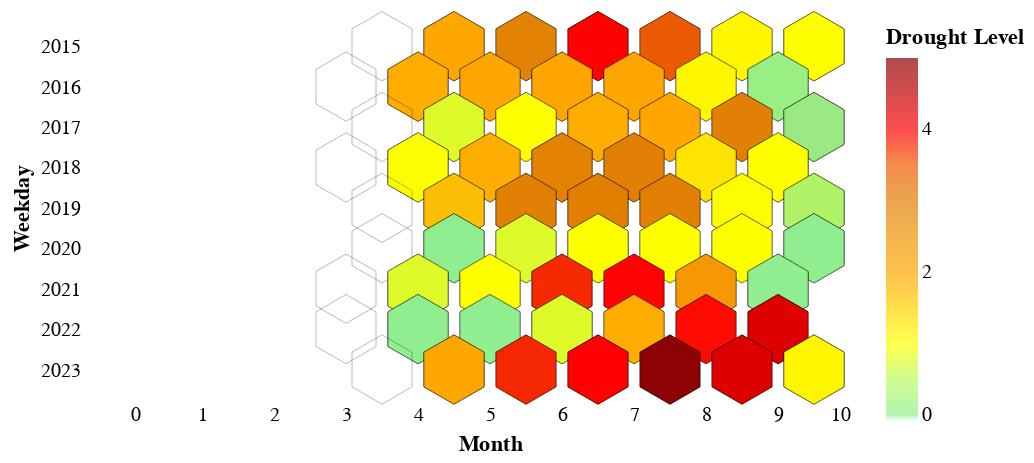

Notebook code cell kept with this figure:
### Code cell
# Size of the hexbins
size = 15
# Count of distinct x features
xFeaturesCount = 12
# Count of distinct y features
yFeaturesCount = 7
# Name of the x field
xField = 'date'
# Name of the y field
yField = 'date'

# the shape of a hexagon
hexagon = "M0,-2.3094010768L2,-1.1547005384 2,1.1547005384 0,2.3094010768 -2,1.1547005384 -2,-1.1547005384Z"

chart = alt.Chart(drought).mark_point(size=size**2, shape=hexagon).encode(
    alt.X('xFeaturePos:Q', title='Month', axis=alt.Axis(grid=False, tickOpacity=0, domainOpacity=0)),
    alt.Y('year:O', title='Weekday', axis=alt.Axis(labelPadding=20, tickOpacity=0, domainOpacity=0)),
    stroke=alt.value('black'),
    strokeWidth=alt.value(0.2),
    fill=alt.Color('level:Q', title='Drought Level', scale=colorscale),
    tooltip=['month(' + xField + '):O', 'day(' + yField + '):O', 'level:Q']
).transform_calculate(
    # This field is required for the hexagonal X-Offset
    xFeaturePos='(day(datum.' + yField + ') % 2) / 2 + month(datum.' + xField + ')'
).properties(
    # Exact scaling factors to make the hexbins fit
    width=size * xFeaturesCount * 2,
    height=size * yFeaturesCount * 1.7320508076,  # 1.7320508076 is approx. sin(60°)*2
).configure_view(
    strokeWidth=0
)

chart

### Figure 1 — Vega-Lite specification as saved in the notebook (floating-point values rounded to 4 significant figures; data arrays with more than 128 entries replaced by an {"elided": "..."} marker saying what was removed)
{"config": {"view": {"continuousWidth": 300, "continuousHeight": 300, "strokeWidth": 0}}, "data": {"name": "data-c264e7cfbf3ce792ce2acd822d31e448"}, "mark": {"type": "point", "shape": "M0,-2.3094010768L2,-1.1547005384 2,1.1547005384 0,2.3094010768 -2,1.1547005384 -2,-1.1547005384Z", "size": 225}, "encoding": {"fill": {"field": "level", "scale": {"domain": ["-0.1", "0", "1", "2", "3", "4", "5"], "range": ["#1C00ff00", "lightgreen", "yellow", "orange", "#E17F03", "red", "darkred"]}, "title": "Drought Level", "type": "quantitative"}, "stroke": {"value": "black"}, "strokeWidth": {"value": 0.2}, "tooltip": [{"field": "date", "timeUnit": "month", "type": "ordinal"}, {"field": "date", "timeUnit": "day", "type": "ordinal"}, {"field": "level", "type": "quantitative"}], "x": {"axis": {"domainOpacity": 0, "grid": false, "tickOpacity": 0}, "field": "xFeaturePos", "title": "Month", "type": "quantitative"}, "y": {"axis": {"domainOpacity": 0, "labelPadding": 20, "tickOpacity": 0}, "field": "year", "title": "Weekday", "type": "ordinal"}}, "height": 181.9, "transform": [{"calculate": "(day(datum.date) % 2) / 2 + month(datum.date)", "as": "xFeaturePos"}], "width": 360, "$schema": "https://vega.github.io/schema/vega-lite/v5.8.0.json", "datasets": {"data-c264e7cfbf3ce792ce2acd822d31e448": {"elided": "252 records"}}}
